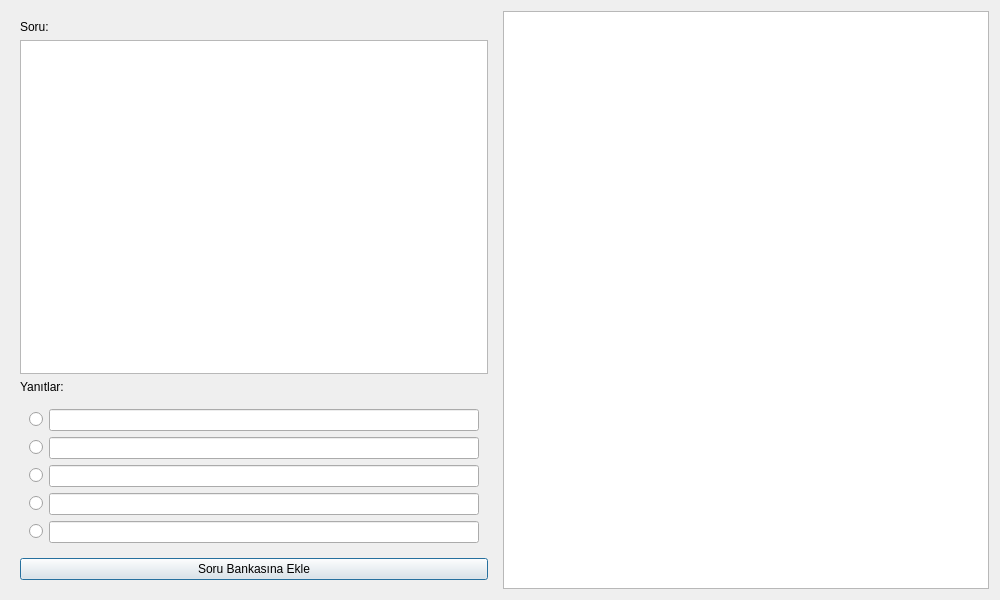
<?xml version="1.0" encoding="UTF-8"?>
<ui version="4.0">
 <class>Dialog</class>
 <widget class="QDialog" name="Dialog">
  <property name="geometry">
   <rect>
    <x>0</x>
    <y>0</y>
    <width>1000</width>
    <height>600</height>
   </rect>
  </property>
  <property name="windowTitle">
   <string>Yeni Soru Ekle</string>
  </property>
  <layout class="QHBoxLayout" name="horizontalLayout">
   <item>
    <widget class="QWidget" name="formWidget" native="true">
     <layout class="QVBoxLayout" name="verticalLayout">
      <item>
       <widget class="QLabel" name="label">
        <property name="text">
         <string>Soru:</string>
        </property>
       </widget>
      </item>
      <item>
       <widget class="QTextEdit" name="soruText"/>
      </item>
      <item>
       <widget class="QLabel" name="label_2">
        <property name="text">
         <string>Yanıtlar:</string>
        </property>
       </widget>
      </item>
      <item>
       <widget class="QWidget" name="yanitlarWidget" native="true">
        <layout class="QVBoxLayout" name="verticalLayout_2">
         <item>
          <layout class="QHBoxLayout" name="horizontalLayout_2">
           <item>
            <widget class="QRadioButton" name="radioButton1"/>
           </item>
           <item>
            <widget class="QLineEdit" name="yanit1"/>
           </item>
          </layout>
         </item>
         <item>
          <layout class="QHBoxLayout" name="horizontalLayout_3">
           <item>
            <widget class="QRadioButton" name="radioButton2"/>
           </item>
           <item>
            <widget class="QLineEdit" name="yanit2"/>
           </item>
          </layout>
         </item>
         <item>
          <layout class="QHBoxLayout" name="horizontalLayout_4">
           <item>
            <widget class="QRadioButton" name="radioButton3"/>
           </item>
           <item>
            <widget class="QLineEdit" name="yanit3"/>
           </item>
          </layout>
         </item>
         <item>
          <layout class="QHBoxLayout" name="horizontalLayout_5">
           <item>
            <widget class="QRadioButton" name="radioButton4"/>
           </item>
           <item>
            <widget class="QLineEdit" name="yanit4"/>
           </item>
          </layout>
         </item>
         <item>
          <layout class="QHBoxLayout" name="horizontalLayout_6">
           <item>
            <widget class="QRadioButton" name="radioButton5"/>
           </item>
           <item>
            <widget class="QLineEdit" name="yanit5"/>
           </item>
          </layout>
         </item>
        </layout>
       </widget>
      </item>
      <item>
       <widget class="QPushButton" name="ekleButton">
        <property name="text">
         <string>Soru Bankasına Ekle</string>
        </property>
       </widget>
      </item>
     </layout>
    </widget>
   </item>
   <item>
    <widget class="QListWidget" name="soruListesi"/>
   </item>
  </layout>
 </widget>
 <resources/>
 <connections/>
</ui> 
